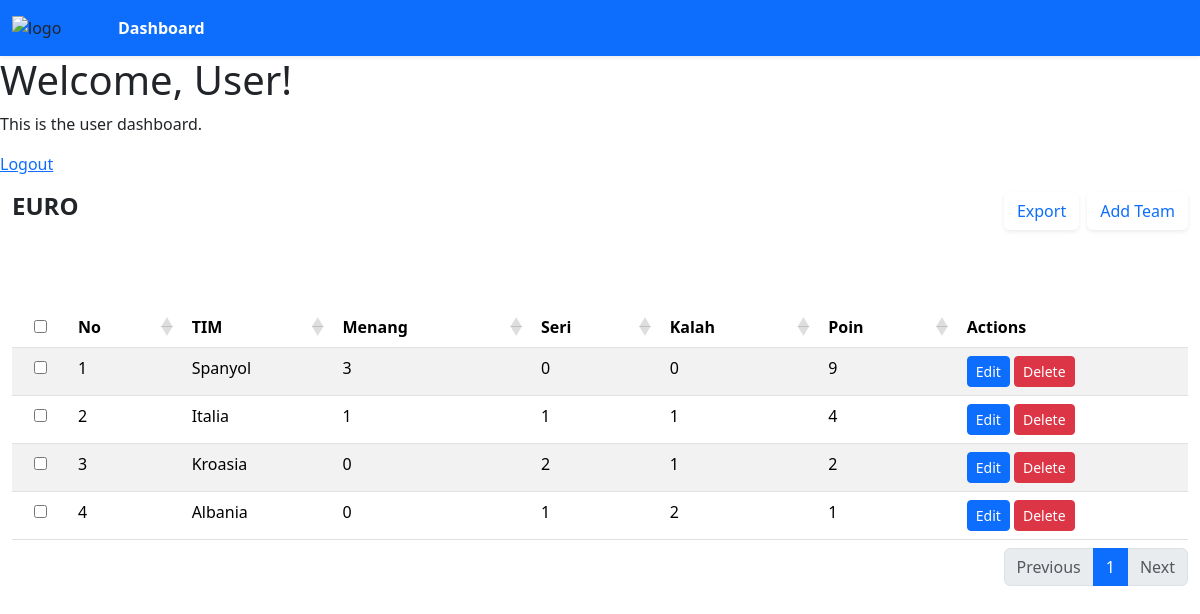
The app's page /dashboarduser.php (signed in) with its own data.
### tables this page shows
CREATE TABLE `teams` (
  `id` int(11) NOT NULL,
  `team` varchar(50) DEFAULT NULL,
  `menang` int(11) DEFAULT NULL,
  `seri` int(11) DEFAULT NULL,
  `kalah` int(11) DEFAULT NULL,
  `poin` int(11) DEFAULT NULL
);

### dashboarduser.php (the view, shortened to what this page needs)
<?php
require 'koneksi.php';
$sql = "SELECT * FROM teams";
$result = $conn->query($sql);
?>
<!DOCTYPE html>
<html>
<head>
</head>
<body>
    <?php include 'menu1.php'; ?>
    <h1>Welcome, User!</h1>
    <p>This is the user dashboard.</p>
    <a href="logout.php">Logout</a>
    <div class="content">
        <div class="container-fluid py-3 d-flex flex-wrap justify-content-between">
            <div class="judul">
                <h4><b>EURO</b></h4>
            </div>
            <div class="menu d-flex flex-wrap">
                <div class="dropdown me-2 mb-2">
                <form action="export_team.php" method="post">
                    <button type="submit" name="export" class="btn bg-white shadow-sm text-primary">Export</button>
                </form>
                </div>
                <div class="dropdown">
                    <a class="btn bg-white shadow-sm text-primary" href="add_tim.php">
                        Add Team
                    </a>
            </div>
            </div>
        </div>
        <div class="container-fluid pt-3 position-relative">
            <div class="table-responsive">
                <table id="example" class="table table-striped">
                    <thead>
                    <tr>
                        <th class="text-center"><input type="checkbox" id="selectAll"></th>
                        <th>No</th>
                        <th>TIM</th>
                        <th>Menang</th>
                        <th>Seri</th>
                        <th>Kalah</th>
                        <th>Poin</th>
                        <th>Actions</th>
                    </tr>
                    </thead>
                    <tbody>
                        <?php while ($row = $result->fetch_assoc()) : ?>
                            <tr>
                                <td class='text-center'><input type='checkbox'></td>
                                <td><?php echo htmlspecialchars($row['id']); ?></td>
                                <td><?php echo htmlspecialchars($row['team']); ?></td>
                                <td><?php echo htmlspecialchars($row['menang']); ?></td>
                                <td><?php echo htmlspecialchars($row['seri']); ?></td>
                                <td><?php echo htmlspecialchars($row['kalah']); ?></td>
                                <td><?php echo htmlspecialchars($row['poin']); ?></td>
                                <td>
                                    <a href="edit_team.php?id=<?php echo $row['id']; ?>" class="btn btn-sm btn-primary action-btn">Edit</a>
                                    <a href="delete_team.php?id=<?php echo $row['id']; ?>" class="btn btn-sm btn-danger action-btn" onclick="return confirm('Are you sure you want to delete this item?');">Delete</a>
                                </td>
                            </tr>
                        <?php endwhile; ?>
                    </tbody>
                </table>
            </div>
        </div>
    </div>
</body>
</html>

### menu1.php (shortened to what this page needs)
<!DOCTYPE html>
<html lang="en">
<head>
    <link href="https://cdn.jsdelivr.net/npm/bootstrap@5.3.3/dist/css/bootstrap.min.css" rel="stylesheet">
    <link href="https://cdnjs.cloudflare.com/ajax/libs/font-awesome/5.15.3/css/all.min.css" rel="stylesheet">
    <link rel="stylesheet" href="https://cdn.datatables.net/1.11.5/css/dataTables.bootstrap5.min.css">
    <link rel="stylesheet" href="https://cdn.jsdelivr.net/npm/bootstrap-icons@1.11.3/font/bootstrap-icons.min.css">
</head>
<body>
    <header>
        <nav class="navbar bg-primary navbar-expand-lg shadow-sm sticky-top">
            <div class="container-fluid">
              <img src="Logo/logomedsa.png" alt="logo" width="50" class="me-5">
              <div class="collapse navbar-collapse" id="navbarSupportedContent">
                <ul class="navbar-nav me-auto mb-2 mb-lg-0">
                  <li class="nav-item">
                    <a class="nav-link text-white fw-bold" aria-current="page" href="dashboarduser.php">Dashboard</a>
                  </li>
                </ul>
              </div>
            </div>
          </nav>
    </header>
</body>
</html>

### records on screen
teams: id "1", team "Spanyol", menang "3", seri "0", kalah "0", poin "9"
teams: id "2", team "Italia", menang "1", seri "1", kalah "1", poin "4"
teams: id "3", team "Kroasia", menang "0", seri "2", kalah "1", poin "2"
teams: id "4", team "Albania", menang "0", seri "1", kalah "2", poin "1"
